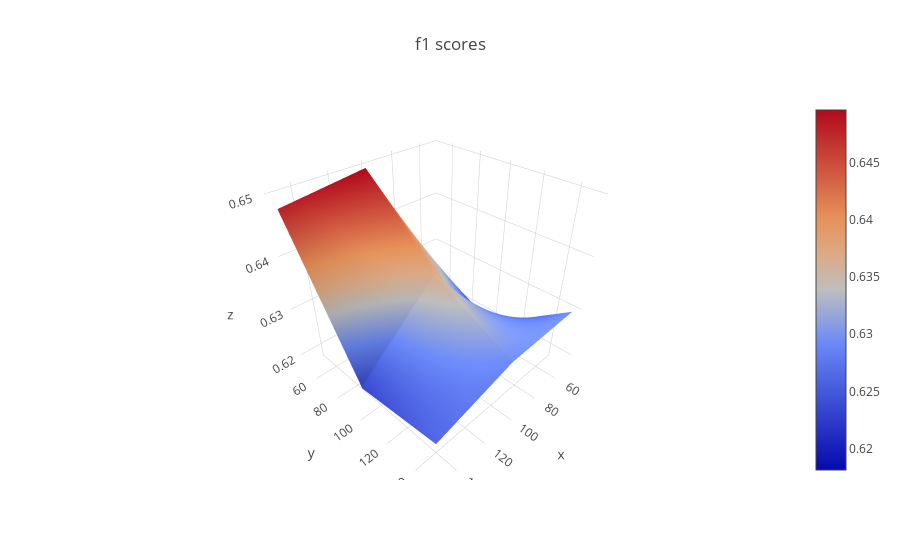

Notebook code for this chart:
### Code cell
plot_surface(to_plot_f, min_sample_params, min_cluster_sizes, 'f1 scores')

### Figure 1 — Plotly figure (JSON) as saved in the notebook; plotly's stock layout.template omitted (floating-point values rounded to 4 significant figures)
{"data": [{"type": "surface", "x": [50, 100, 150], "y": [50, 100, 150], "z": [[0.6238, 0.6496, 0.6477], [0.6181, 0.6368, 0.6235], [0.6295, 0.6291, 0.6252]]}], "layout": {"title": "f1 scores"}}
